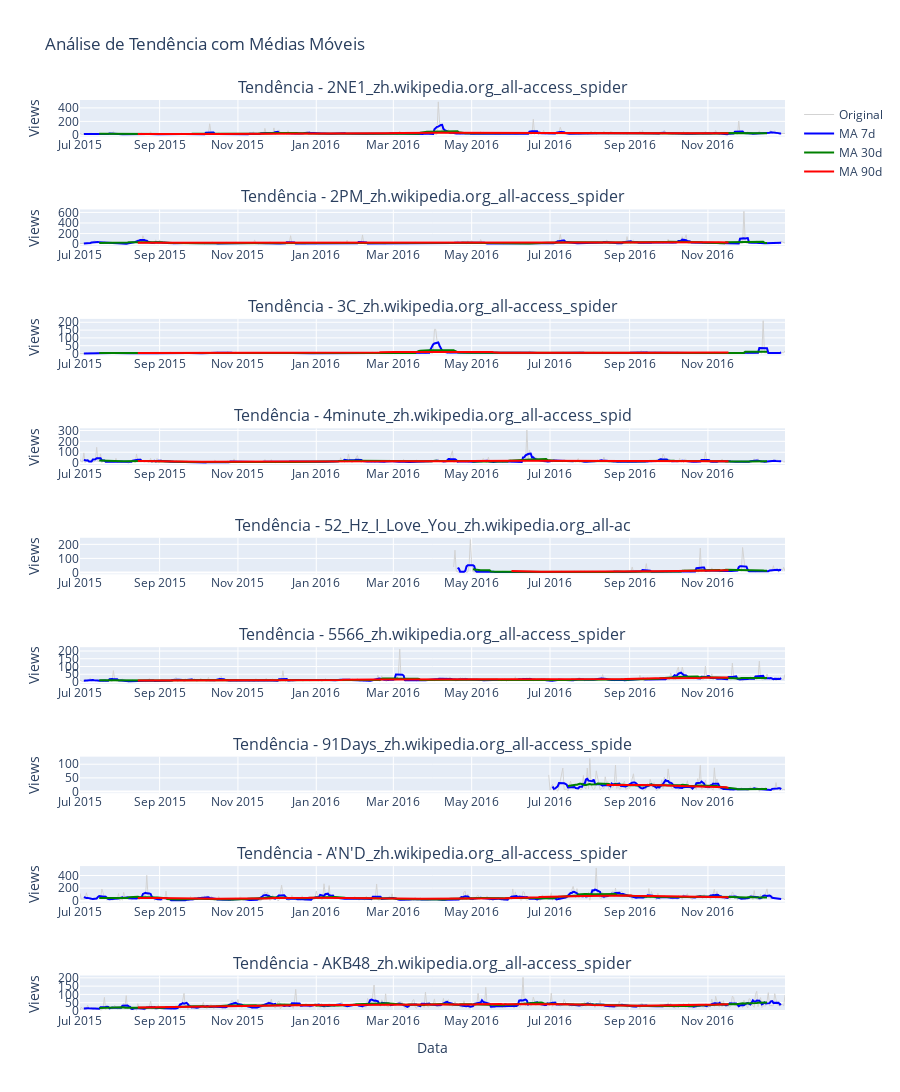

The notebook cell this image was saved under:
### Code cell
# Análise de tendência (média móvel)
window_sizes = [7, 30, 90]  # Janelas de 7 dias, 30 dias e 90 dias

fig = make_subplots(
    rows=len(df_melted['Page'].unique()), cols=1,
    subplot_titles=[f'Tendência - {page[:40]}' for page in df_melted['Page'].unique()],
    vertical_spacing=0.08
)

for idx, page in enumerate(df_melted['Page'].unique(), 1):
    page_data = df_melted[df_melted['Page'] == page].sort_values('Date').copy()
    
    # Dados originais
    fig.add_trace(
        go.Scatter(x=page_data['Date'], y=page_data['Views'],
                  mode='lines', name='Original', line=dict(color='lightgray', width=1),
                  showlegend=(idx==1)),
        row=idx, col=1
    )
    
    # Médias móveis
    colors = ['blue', 'green', 'red']
    for window, color in zip(window_sizes, colors):
        page_data[f'MA_{window}'] = page_data['Views'].rolling(window=window, center=True).mean()
        fig.add_trace(
            go.Scatter(x=page_data['Date'], y=page_data[f'MA_{window}'],
                      mode='lines', name=f'MA {window}d',
                      line=dict(color=color, width=2),
                      showlegend=(idx==1)),
            row=idx, col=1
        )
    
    fig.update_yaxes(title_text="Views", row=idx, col=1)

fig.update_xaxes(title_text="Data", row=len(df_melted['Page'].unique()), col=1)
fig.update_layout(height=400*len(df_melted['Page'].unique()), 
                  title_text="Análise de Tendência com Médias Móveis",
                  showlegend=True)
fig.show()

### Figure 1 — Plotly figure (JSON) as saved in the notebook; plotly's stock layout.template omitted (floating-point values rounded to 4 significant figures; data arrays with more than 128 entries replaced by an {"elided": "..."} marker saying what was removed)
{"data": [{"line": {"color": "lightgray", "width": 1}, "mode": "lines", "name": "Original", "showlegend": true, "type": "scatter", "x": {"elided": "550 str values"}, "xaxis": "x", "y": {"elided": "550 float values"}, "yaxis": "y"}, {"line": {"color": "blue", "width": 2}, "mode": "lines", "name": "MA 7d", "showlegend": true, "type": "scatter", "x": {"elided": "550 str values"}, "xaxis": "x", "y": {"elided": "550 float values"}, "yaxis": "y"}, {"line": {"color": "green", "width": 2}, "mode": "lines", "name": "MA 30d", "showlegend": true, "type": "scatter", "x": {"elided": "550 str values"}, "xaxis": "x", "y": {"elided": "550 float values"}, "yaxis": "y"}, {"line": {"color": "red", "width": 2}, "mode": "lines", "name": "MA 90d", "showlegend": true, "type": "scatter", "x": {"elided": "550 str values"}, "xaxis": "x", "y": {"elided": "550 float values"}, "yaxis": "y"}, {"line": {"color": "lightgray", "width": 1}, "mode": "lines", "name": "Original", "showlegend": false, "type": "scatter", "x": {"elided": "550 str values"}, "xaxis": "x2", "y": {"elided": "550 float values"}, "yaxis": "y2"}, {"line": {"color": "blue", "width": 2}, "mode": "lines", "name": "MA 7d", "showlegend": false, "type": "scatter", "x": {"elided": "550 str values"}, "xaxis": "x2", "y": {"elided": "550 float values"}, "yaxis": "y2"}, {"line": {"color": "green", "width": 2}, "mode": "lines", "name": "MA 30d", "showlegend": false, "type": "scatter", "x": {"elided": "550 str values"}, "xaxis": "x2", "y": {"elided": "550 float values"}, "yaxis": "y2"}, {"line": {"color": "red", "width": 2}, "mode": "lines", "name": "MA 90d", "showlegend": false, "type": "scatter", "x": {"elided": "550 str values"}, "xaxis": "x2", "y": {"elided": "550 float values"}, "yaxis": "y2"}, {"line": {"color": "lightgray", "width": 1}, "mode": "lines", "name": "Original", "showlegend": false, "type": "scatter", "x": {"elided": "550 str values"}, "xaxis": "x3", "y": {"elided": "550 float values"}, "yaxis": "y3"}, {"line": {"color": "blue", "width": 2}, "mode": "lines", "name": "MA 7d", "showlegend": false, "type": "scatter", "x": {"elided": "550 str values"}, "xaxis": "x3", "y": {"elided": "550 float values"}, "yaxis": "y3"}, {"line": {"color": "green", "width": 2}, "mode": "lines", "name": "MA 30d", "showlegend": false, "type": "scatter", "x": {"elided": "550 str values"}, "xaxis": "x3", "y": {"elided": "550 float values"}, "yaxis": "y3"}, {"line": {"color": "red", "width": 2}, "mode": "lines", "name": "MA 90d", "showlegend": false, "type": "scatter", "x": {"elided": "550 str values"}, "xaxis": "x3", "y": {"elided": "550 float values"}, "yaxis": "y3"}, {"line": {"color": "lightgray", "width": 1}, "mode": "lines", "name": "Original", "showlegend": false, "type": "scatter", "x": {"elided": "550 str values"}, "xaxis": "x4", "y": {"elided": "550 float values"}, "yaxis": "y4"}, {"line": {"color": "blue", "width": 2}, "mode": "lines", "name": "MA 7d", "showlegend": false, "type": "scatter", "x": {"elided": "550 str values"}, "xaxis": "x4", "y": {"elided": "550 float values"}, "yaxis": "y4"}, {"line": {"color": "green", "width": 2}, "mode": "lines", "name": "MA 30d", "showlegend": false, "type": "scatter", "x": {"elided": "550 str values"}, "xaxis": "x4", "y": {"elided": "550 float values"}, "yaxis": "y4"}, {"line": {"color": "red", "width": 2}, "mode": "lines", "name": "MA 90d", "showlegend": false, "type": "scatter", "x": {"elided": "550 str values"}, "xaxis": "x4", "y": {"elided": "550 float values"}, "yaxis": "y4"}, {"line": {"color": "lightgray", "width": 1}, "mode": "lines", "name": "Original", "showlegend": false, "type": "scatter", "x": {"elided": "550 str values"}, "xaxis": "x5", "y": {"elided": "550 float values"}, "yaxis": "y5"}, {"line": {"color": "blue", "width": 2}, "mode": "lines", "name": "MA 7d", "showlegend": false, "type": "scatter", "x": {"elided": "550 str values"}, "xaxis": "x5", "y": {"elided": "550 float values"}, "yaxis": "y5"}, {"line": {"color": "green", "width": 2}, "mode": "lines", "name": "MA 30d", "showlegend": false, "type": "scatter", "x": {"elided": "550 str values"}, "xaxis": "x5", "y": {"elided": "550 float values"}, "yaxis": "y5"}, {"line": {"color": "red", "width": 2}, "mode": "lines", "name": "MA 90d", "showlegend": false, "type": "scatter", "x": {"elided": "550 str values"}, "xaxis": "x5", "y": {"elided": "550 float values"}, "yaxis": "y5"}, {"line": {"color": "lightgray", "width": 1}, "mode": "lines", "name": "Original", "showlegend": false, "type": "scatter", "x": {"elided": "550 str values"}, "xaxis": "x6", "y": {"elided": "550 float values"}, "yaxis": "y6"}, {"line": {"color": "blue", "width": 2}, "mode": "lines", "name": "MA 7d", "showlegend": false, "type": "scatter", "x": {"elided": "550 str values"}, "xaxis": "x6", "y": {"elided": "550 float values"}, "yaxis": "y6"}, {"line": {"color": "green", "width": 2}, "mode": "lines", "name": "MA 30d", "showlegend": false, "type": "scatter", "x": {"elided": "550 str values"}, "xaxis": "x6", "y": {"elided": "550 float values"}, "yaxis": "y6"}, {"line": {"color": "red", "width": 2}, "mode": "lines", "name": "MA 90d", "showlegend": false, "type": "scatter", "x": {"elided": "550 str values"}, "xaxis": "x6", "y": {"elided": "550 float values"}, "yaxis": "y6"}, {"line": {"color": "lightgray", "width": 1}, "mode": "lines", "name": "Original", "showlegend": false, "type": "scatter", "x": {"elided": "550 str values"}, "xaxis": "x7", "y": {"elided": "550 float values"}, "yaxis": "y7"}, {"line": {"color": "blue", "width": 2}, "mode": "lines", "name": "MA 7d", "showlegend": false, "type": "scatter", "x": {"elided": "550 str values"}, "xaxis": "x7", "y": {"elided": "550 float values"}, "yaxis": "y7"}, {"line": {"color": "green", "width": 2}, "mode": "lines", "name": "MA 30d", "showlegend": false, "type": "scatter", "x": {"elided": "550 str values"}, "xaxis": "x7", "y": {"elided": "550 float values"}, "yaxis": "y7"}, {"line": {"color": "red", "width": 2}, "mode": "lines", "name": "MA 90d", "showlegend": false, "type": "scatter", "x": {"elided": "550 str values"}, "xaxis": "x7", "y": {"elided": "550 float values"}, "yaxis": "y7"}, {"line": {"color": "lightgray", "width": 1}, "mode": "lines", "name": "Original", "showlegend": false, "type": "scatter", "x": {"elided": "550 str values"}, "xaxis": "x8", "y": {"elided": "550 float values"}, "yaxis": "y8"}, {"line": {"color": "blue", "width": 2}, "mode": "lines", "name": "MA 7d", "showlegend": false, "type": "scatter", "x": {"elided": "550 str values"}, "xaxis": "x8", "y": {"elided": "550 float values"}, "yaxis": "y8"}, {"line": {"color": "green", "width": 2}, "mode": "lines", "name": "MA 30d", "showlegend": false, "type": "scatter", "x": {"elided": "550 str values"}, "xaxis": "x8", "y": {"elided": "550 float values"}, "yaxis": "y8"}, {"line": {"color": "red", "width": 2}, "mode": "lines", "name": "MA 90d", "showlegend": false, "type": "scatter", "x": {"elided": "550 str values"}, "xaxis": "x8", "y": {"elided": "550 float values"}, "yaxis": "y8"}, {"line": {"color": "lightgray", "width": 1}, "mode": "lines", "name": "Original", "showlegend": false, "type": "scatter", "x": {"elided": "550 str values"}, "xaxis": "x9", "y": {"elided": "550 float values"}, "yaxis": "y9"}, {"line": {"color": "blue", "width": 2}, "mode": "lines", "name": "MA 7d", "showlegend": false, "type": "scatter", "x": {"elided": "550 str values"}, "xaxis": "x9", "y": {"elided": "550 float values"}, "yaxis": "y9"}, {"line": {"color": "green", "width": 2}, "mode": "lines", "name": "MA 30d", "showlegend": false, "type": "scatter", "x": {"elided": "550 str values"}, "xaxis": "x9", "y": {"elided": "550 float values"}, "yaxis": "y9"}, {"line": {"color": "red", "width": 2}, "mode": "lines", "name": "MA 90d", "showlegend": false, "type": "scatter", "x": {"elided": "550 str values"}, "xaxis": "x9", "y": {"elided": "550 float values"}, "yaxis": "y9"}], "layout": {"annotations": [{"font": {"size": 16}, "showarrow": false, "text": "Tendência - 2NE1_zh.wikipedia.org_all-access_spider", "x": 0.5, "xanchor": "center", "xref": "paper", "y": 1, "yanchor": "bottom", "yref": "paper"}, {"font": {"size": 16}, "showarrow": false, "text": "Tendência - 2PM_zh.wikipedia.org_all-access_spider", "x": 0.5, "xanchor": "center", "xref": "paper", "y": 0.88, "yanchor": "bottom", "yref": "paper"}, {"font": {"size": 16}, "showarrow": false, "text": "Tendência - 3C_zh.wikipedia.org_all-access_spider", "x": 0.5, "xanchor": "center", "xref": "paper", "y": 0.76, "yanchor": "bottom", "yref": "paper"}, {"font": {"size": 16}, "showarrow": false, "text": "Tendência - 4minute_zh.wikipedia.org_all-access_spid", "x": 0.5, "xanchor": "center", "xref": "paper", "y": 0.64, "yanchor": "bottom", "yref": "paper"}, {"font": {"size": 16}, "showarrow": false, "text": "Tendência - 52_Hz_I_Love_You_zh.wikipedia.org_all-ac", "x": 0.5, "xanchor": "center", "xref": "paper", "y": 0.52, "yanchor": "bottom", "yref": "paper"}, {"font": {"size": 16}, "showarrow": false, "text": "Tendência - 5566_zh.wikipedia.org_all-access_spider", "x": 0.5, "xanchor": "center", "xref": "paper", "y": 0.4, "yanchor": "bottom", "yref": "paper"}, {"font": {"size": 16}, "showarrow": false, "text": "Tendência - 91Days_zh.wikipedia.org_all-access_spide", "x": 0.5, "xanchor": "center", "xref": "paper", "y": 0.28, "yanchor": "bottom", "yref": "paper"}, {"font": {"size": 16}, "showarrow": false, "text": "Tendência - A'N'D_zh.wikipedia.org_all-access_spider", "x": 0.5, "xanchor": "center", "xref": "paper", "y": 0.16, "yanchor": "bottom", "yref": "paper"}, {"font": {"size": 16}, "showarrow": false, "text": "Tendência - AKB48_zh.wikipedia.org_all-access_spider", "x": 0.5, "xanchor": "center", "xref": "paper", "y": 0.04, "yanchor": "bottom", "yref": "paper"}], "height": 3600, "showlegend": true, "title": {"text": "Análise de Tendência com Médias Móveis"}, "xaxis": {"anchor": "y", "domain": [0, 1]}, "xaxis2": {"anchor": "y2", "domain": [0, 1]}, "xaxis3": {"anchor": "y3", "domain": [0, 1]}, "xaxis4": {"anchor": "y4", "domain": [0, 1]}, "xaxis5": {"anchor": "y5", "domain": [0, 1]}, "xaxis6": {"anchor": "y6", "domain": [0, 1]}, "xaxis7": {"anchor": "y7", "domain": [0, 1]}, "xaxis8": {"anchor": "y8", "domain": [0, 1]}, "xaxis9": {"anchor": "y9", "domain": [0, 1], "title": {"text": "Data"}}, "yaxis": {"anchor": "x", "domain": [0.96, 1], "title": {"text": "Views"}}, "yaxis2": {"anchor": "x2", "domain": [0.84, 0.88], "title": {"text": "Views"}}, "yaxis3": {"anchor": "x3", "domain": [0.72, 0.76], "title": {"text": "Views"}}, "yaxis4": {"anchor": "x4", "domain": [0.6, 0.64], "title": {"text": "Views"}}, "yaxis5": {"anchor": "x5", "domain": [0.48, 0.52], "title": {"text": "Views"}}, "yaxis6": {"anchor": "x6", "domain": [0.36, 0.4], "title": {"text": "Views"}}, "yaxis7": {"anchor": "x7", "domain": [0.24, 0.28], "title": {"text": "Views"}}, "yaxis8": {"anchor": "x8", "domain": [0.12, 0.16], "title": {"text": "Views"}}, "yaxis9": {"anchor": "x9", "domain": [0, 0.04], "title": {"text": "Views"}}}}
